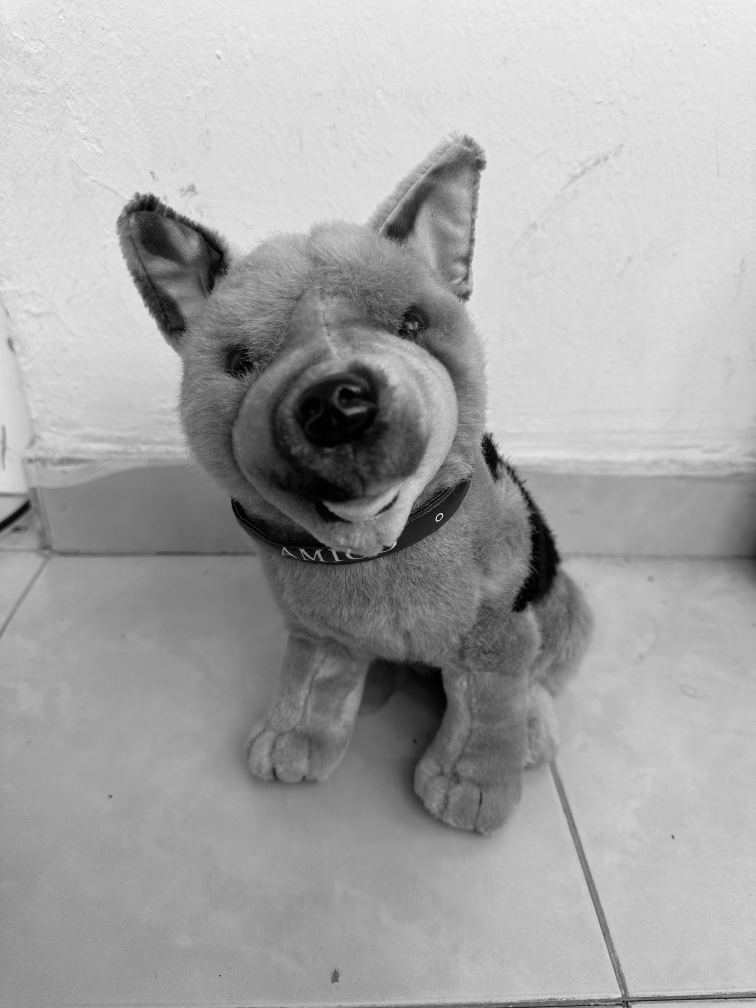
#> input picture Computer Vision/Assignments/assignment1/generatedAssets/IMG_4111-rgbToGrayScale.jpg, 3024 x 4032 px, given in place of IMG_4111.jpg, which was not available (shown at 1/4 size)
$ python main.py
#> lines starting #> are read from the running program, lines starting #| are printed output that depends on the picture; after the words box and inside, x2 and y2 are one past the last pixel; in counts of white or black regions, pixels touching at a corner belong together; pictures that were not available may be replaced by others from this repository, and a replacement may not be noted
import cv2
from skimage.color import deltaE_ciede2000, rgb2lab
import os

# imgPath = 'assets/img1.jpg'
# imgPath = 'assets/img2.jpg'
imgPath = 'assignmentPhotos/IMG_4111.jpg'
# imgPath = 'assignmentPhotos/IMG_4120.jpg'
# imgPath = 'assignmentPhotos/IMG_4188.jpg'
# imgPath = 'assignmentPhotos/IMG_4191.jpg'
imgName = (os.path.splitext(os.path.basename(imgPath))[0])


def rgbToGrayScale():
    imgRGB = cv2.imread(imgPath)  # reads as RGB
#> imgRGB is the input picture: shape (4032, 3024, 3); min 0, max 255, mean 166.2
    imgBGR = cv2.cvtColor(imgRGB, cv2.COLOR_RGB2BGR)  # To be able to plot it, need to convert it to BGR
    toGrayScaleMatrixBGR = [0.114, 0.587, 0.299]
    grayScaleImage = imgBGR @ toGrayScaleMatrixBGR  # Matrix multiplication to convert image into grayscale
    generatedFileName = f'generatedAssets/{imgName}-rgbToGrayScale.jpg'
    cv2.imwrite(generatedFileName, grayScaleImage)
    print('Generated GrayScale File is saved at:')
    print(generatedFileName)
    print('\n')
    return grayScaleImage


def dicretizeIMG(grayScaleImg):
    maxVal = 255
    colorNumbers = 5  # After a couple of experiments from test images, I think 5 colors describes image the best
    discretedIMG = grayScaleImg // (maxVal // colorNumbers) * (maxVal // colorNumbers)
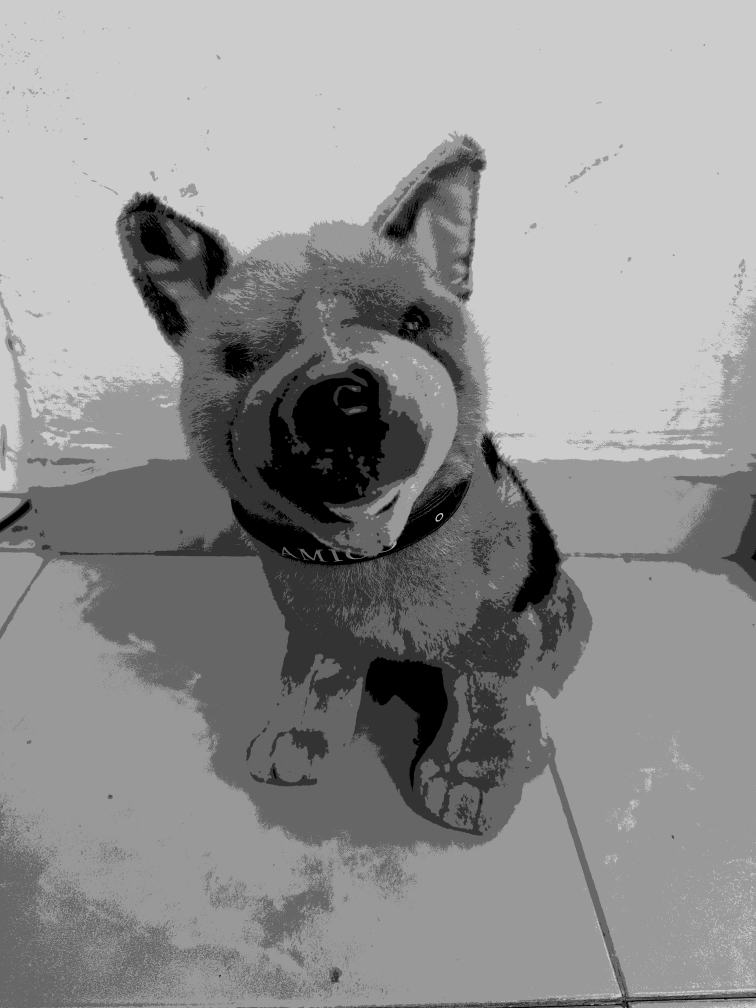
#> discretedIMG: shape (4032, 3024) float64 (shown at 1/4 size); min 0, max 255, mean 144.3
    generatedFileName = f'generatedAssets/{imgName}-discretized.jpg'
    cv2.imwrite(generatedFileName, discretedIMG)
    print('Generated discretized image into five colors file is saved at:')
    print(generatedFileName)
    print('\n')
    return discretedIMG


def grayScaleToBlackAndWhite(grayScaleImg):
    intGrayScaleImg = grayScaleImg.astype('uint8')  # convert to integer array
    blackAndWhiteImg = cv2.adaptiveThreshold(intGrayScaleImg, 255, cv2.ADAPTIVE_THRESH_GAUSSIAN_C, cv2.THRESH_BINARY,
                                             15, 2)  # adaptive threshold for the best results
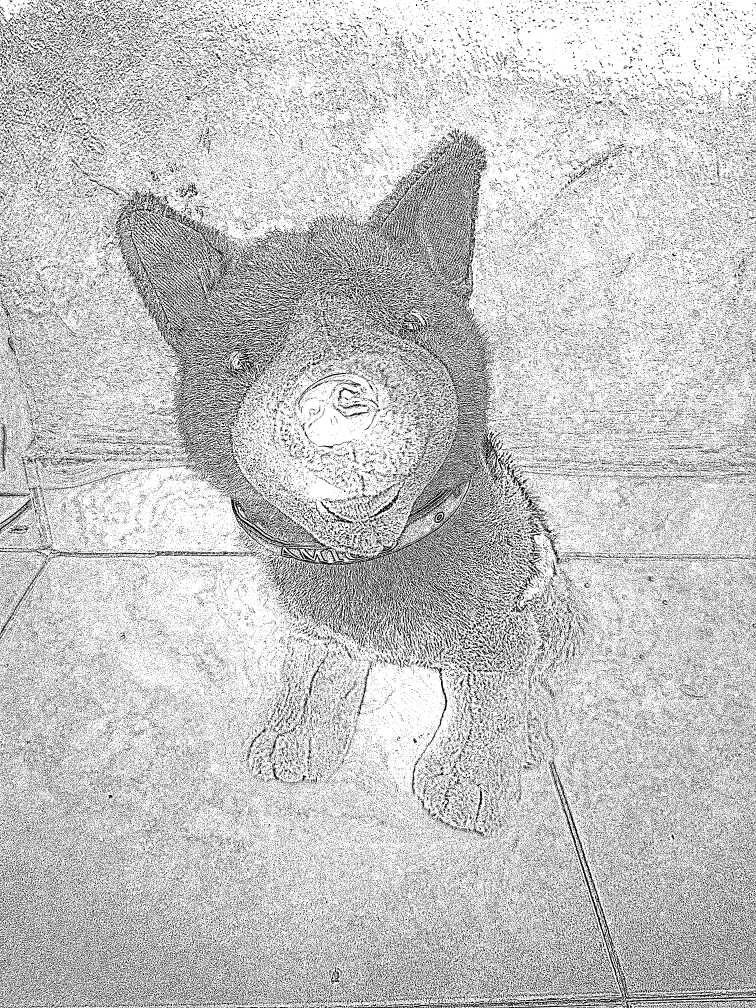
#> blackAndWhiteImg: shape (4032, 3024) (shown at 1/4 size); 77.4% white; black in thin lines or dots
    generatedFileName = f'generatedAssets/{imgName}-blackAndWhite.jpg'

    cv2.imwrite(generatedFileName, blackAndWhiteImg)
    print('Generated black and white image file is saved at:')
    print(generatedFileName)
    print('\n')
    return blackAndWhiteImg


def changeHueSaturationLight(changeBy=20):
#> called with changeBy = 5
    imgRGB = cv2.imread(imgPath)  # reads as RGB
    imgHLS = cv2.cvtColor(imgRGB, cv2.COLOR_RGB2HLS)
#> imgHLS: shape (4032, 3024, 3); mean of channels 0, 1, 2 0, 166.2, 0
    imgHLS[:, :, 0:2] += changeBy
#> imgHLS: shape (4032, 3024, 3); mean of channels 0, 1, 2 5, 171.2, 0
#> in changeHueSaturationLight (call 2), `imgHLS[:, :, 0:2] += changeBy`: imgHLS: shape (4032, 3024, 3); mean of channels 0, 1, 2 10, 176.2, 0
#> in changeHueSaturationLight (call 3), `imgHLS[:, :, 0:2] += changeBy`: imgHLS: shape (4032, 3024, 3); mean of channels 0, 1, 2 20, 186, 0
#> in changeHueSaturationLight (call 4), `imgHLS[:, :, 0:2] += changeBy`: imgHLS: shape (4032, 3024, 3); mean of channels 0, 1, 2 30, 181.5, 0
    imgHLS[:, :, 0] = imgHLS[:, :, 0] % 360  # Hue range is from 0 to 360
    generatedFileName = f"generatedAssets/{imgName}-HLSChangedImageChangedBy{changeBy}.jpg"
    cv2.imwrite(generatedFileName, imgHLS)
    print('Generated black and white image file is saved at:')
    print(generatedFileName)
    print('\n')
    return imgHLS


def colorCloseness():
    imgRGB = cv2.imread(imgPath)
    # As the photos that are taken by smartphone are way too big, we need to resize it to a
    # smaller resolution preserving aspect ratio
    newResolution = (480, int(imgRGB.shape[0] // (imgRGB.shape[1] / 480)))
#> newResolution = (480, 640)
    imgRGB = cv2.resize(imgRGB, newResolution)
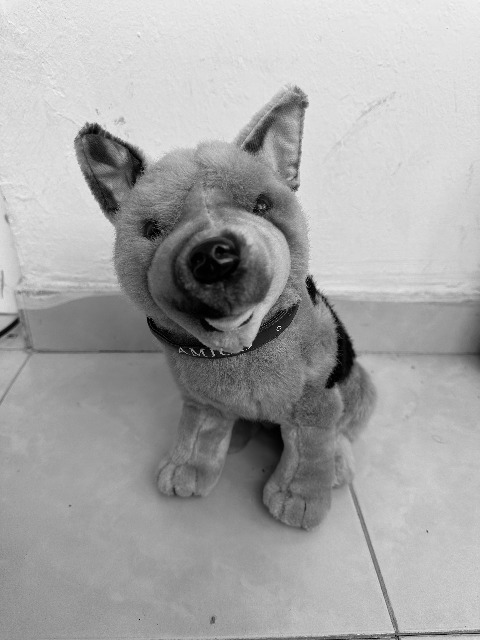
#> imgRGB: shape (640, 480, 3); min 0, max 251, mean 166.1
    imgLAB = rgb2lab(imgRGB)
#> imgLAB: shape (640, 480, 3) float64; mean of channels 0, 1, 2 67.5, 0, 0
    height, width, _ = imgLAB.shape
#> height = 640; width = 480
    threshold = 12
    closenessIndicatorColor = [255, 0, 0]

    def clickHandler(event, clickedX, clickedY, _, __):
        if event != cv2.EVENT_LBUTTONDOWN:
            return

        print(f"Started looking for close colors for the pixel - [{clickedX}, {clickedY}]")
        print("Please be patient, it can take up to couple of minutes")

        targetPixel = imgLAB[clickedY, clickedX]
        closeColorCoordinates = []
        for y in range(0, height):
            for x in range(0, width):
                de = deltaE_ciede2000(targetPixel, imgLAB[y, x])
                if de <= threshold:
                    closeColorCoordinates.append((y, x))

        for y, x in closeColorCoordinates:
            imgRGB[y, x] = closenessIndicatorColor

        generatedFileName = f"generatedAssets/{imgName}-colorCloseness[{clickedX}, {clickedY}].jpg"
        cv2.imwrite(generatedFileName, imgRGB)
        print('Generated color closeness file is saved at:')
        print(generatedFileName)
        print('\n')
        exit(0)

    cv2.imshow('Untouched Image', imgRGB)
    cv2.setMouseCallback('Untouched Image', clickHandler)  # setting mouse handler for the image
    cv2.waitKey(0)  # waiting for any key press
    cv2.destroyAllWindows()  # closing all windows


# ====================================================================

#  Task 3
grayScaleIMG = rgbToGrayScale()

#  Task 4
discretedIMG = dicretizeIMG(grayScaleIMG)

#  Task 5
blackAndWhiteIMG = grayScaleToBlackAndWhite(grayScaleIMG)

#  Task 6 with different values
changeHueSaturationLight(5)
changeHueSaturationLight(10)
hueSaturationLightChangedIMG = changeHueSaturationLight()
changeHueSaturationLight(30)

#  Task 7 Color closeness
colorCloseness()

$ run again, on Computer Vision/Assignments/assignment1/assets/img2.jpg
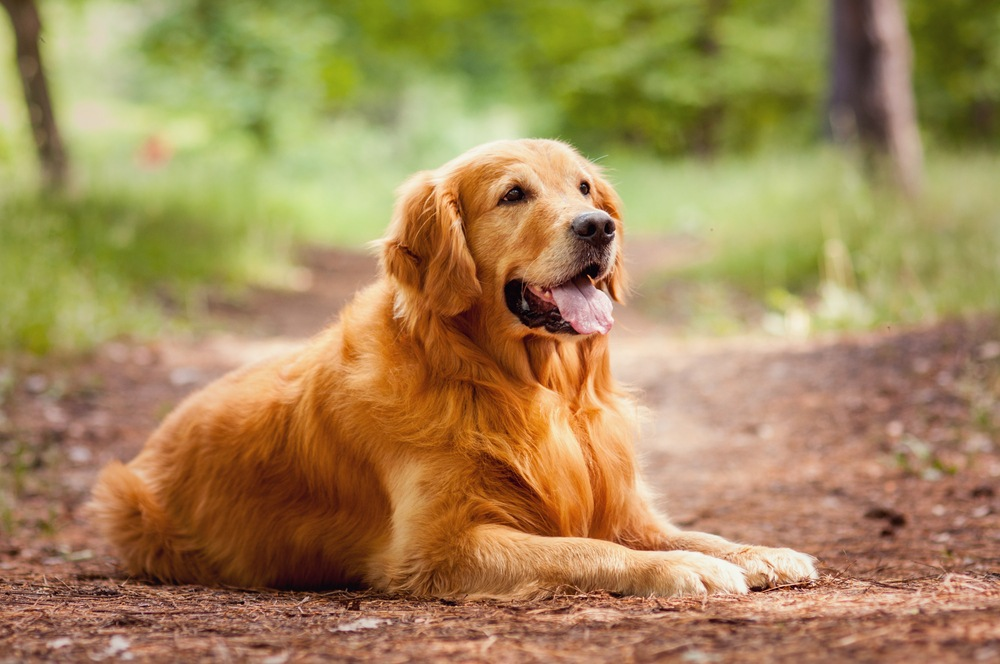
#> input picture Computer Vision/Assignments/assignment1/assets/img2.jpg, 1000 x 664 px, given in place of IMG_4111.jpg, which was not available
#> in rgbToGrayScale, imgRGB is the input picture: shape (664, 1000, 3); mean B, G, R 87.8, 135.8, 163.3
#> in dicretizeIMG, `discretedIMG = grayScaleImg // (maxVal // colorNumbers) * (maxVal // c..`:
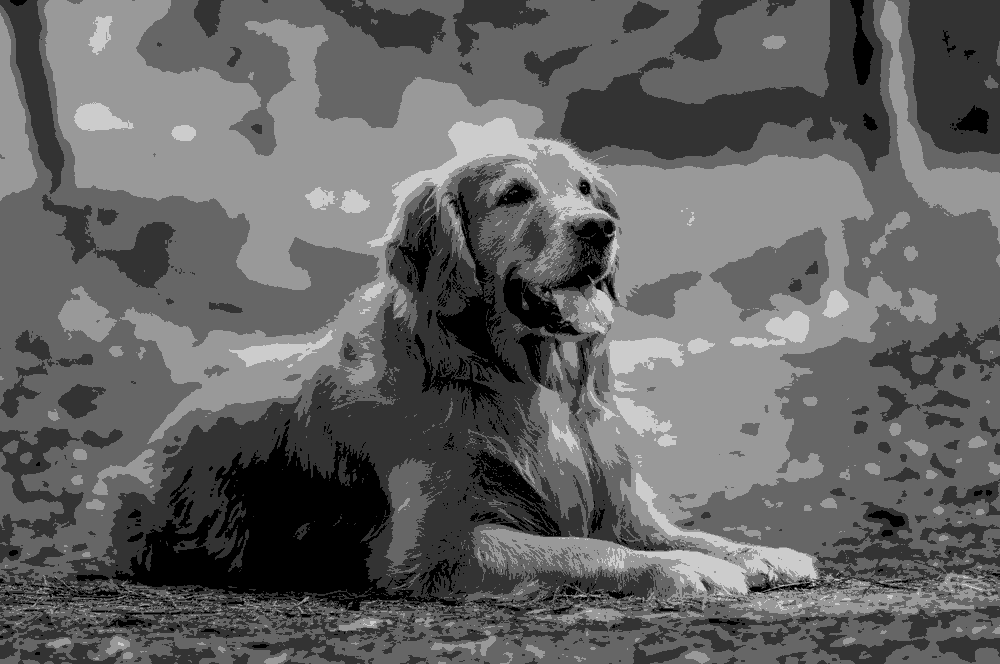
#> discretedIMG: shape (664, 1000) float64; min 0, max 204, mean 99.1
#> in grayScaleToBlackAndWhite, `blackAndWhiteImg = cv2.adaptiveThreshold(intGrayScaleImg, 255, cv2.ADA..`:
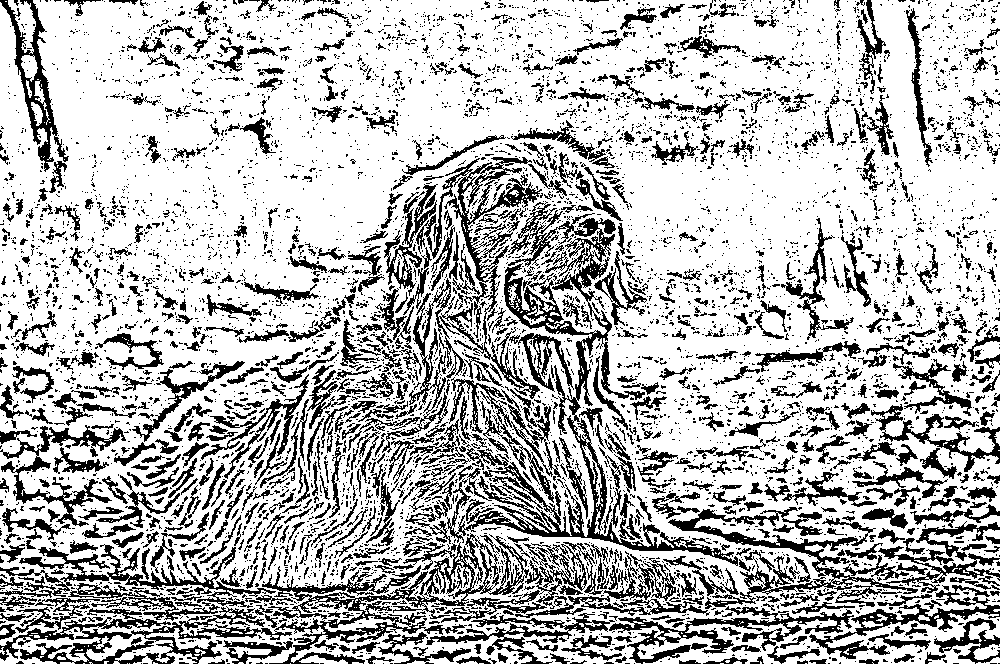
#> blackAndWhiteImg: shape (664, 1000); 73% white; 6496 black regions (5546 under 20 px), largest, box (x1, y1, x2, y2) and area: (0, 533, 529, 664) 12722, (447, 201, 738, 566) 12708, (382, 157, 542, 453) 7255
#> imgRGB: shape (318, 480, 3)
#> imgLAB: shape (318, 480, 3) float64; mean of channels 0, 1, 2 54.1, -6.4, -19.4
